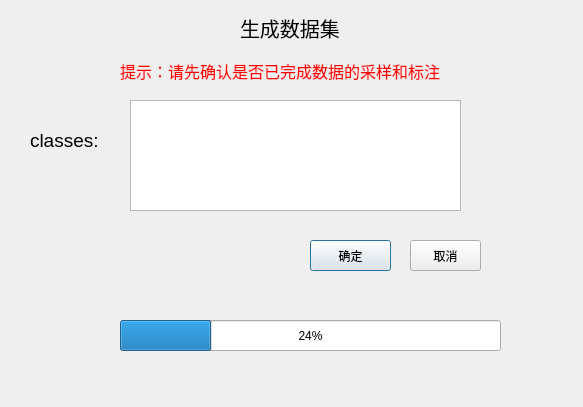
<?xml version="1.0" encoding="UTF-8"?>
<ui version="4.0">
 <class>Ticket</class>
 <widget class="QDialog" name="Ticket">
  <property name="geometry">
   <rect>
    <x>0</x>
    <y>0</y>
    <width>583</width>
    <height>407</height>
   </rect>
  </property>
  <property name="windowTitle">
   <string>Dialog</string>
  </property>
  <widget class="QLabel" name="title">
   <property name="geometry">
    <rect>
     <x>240</x>
     <y>12</y>
     <width>121</width>
     <height>31</height>
    </rect>
   </property>
   <property name="font">
    <font>
     <pointsize>15</pointsize>
    </font>
   </property>
   <property name="text">
    <string>生成数据集</string>
   </property>
  </widget>
  <widget class="QLabel" name="tip">
   <property name="geometry">
    <rect>
     <x>120</x>
     <y>60</y>
     <width>331</width>
     <height>21</height>
    </rect>
   </property>
   <property name="font">
    <font>
     <pointsize>12</pointsize>
    </font>
   </property>
   <property name="styleSheet">
    <string notr="true">color:red</string>
   </property>
   <property name="text">
    <string>提示：请先确认是否已完成数据的采样和标注</string>
   </property>
  </widget>
  <widget class="QTextEdit" name="classes">
   <property name="geometry">
    <rect>
     <x>130</x>
     <y>100</y>
     <width>331</width>
     <height>111</height>
    </rect>
   </property>
  </widget>
  <widget class="QLabel" name="classes_label">
   <property name="geometry">
    <rect>
     <x>30</x>
     <y>120</y>
     <width>91</width>
     <height>41</height>
    </rect>
   </property>
   <property name="font">
    <font>
     <pointsize>14</pointsize>
    </font>
   </property>
   <property name="text">
    <string>classes:</string>
   </property>
  </widget>
  <widget class="QPushButton" name="confirm">
   <property name="geometry">
    <rect>
     <x>310</x>
     <y>240</y>
     <width>81</width>
     <height>31</height>
    </rect>
   </property>
   <property name="text">
    <string>确定</string>
   </property>
  </widget>
  <widget class="QPushButton" name="cancel">
   <property name="geometry">
    <rect>
     <x>410</x>
     <y>240</y>
     <width>71</width>
     <height>31</height>
    </rect>
   </property>
   <property name="text">
    <string>取消</string>
   </property>
  </widget>
  <widget class="QProgressBar" name="progressBar">
   <property name="geometry">
    <rect>
     <x>120</x>
     <y>320</y>
     <width>381</width>
     <height>31</height>
    </rect>
   </property>
   <property name="value">
    <number>24</number>
   </property>
  </widget>
 </widget>
 <resources/>
 <connections/>
</ui>
